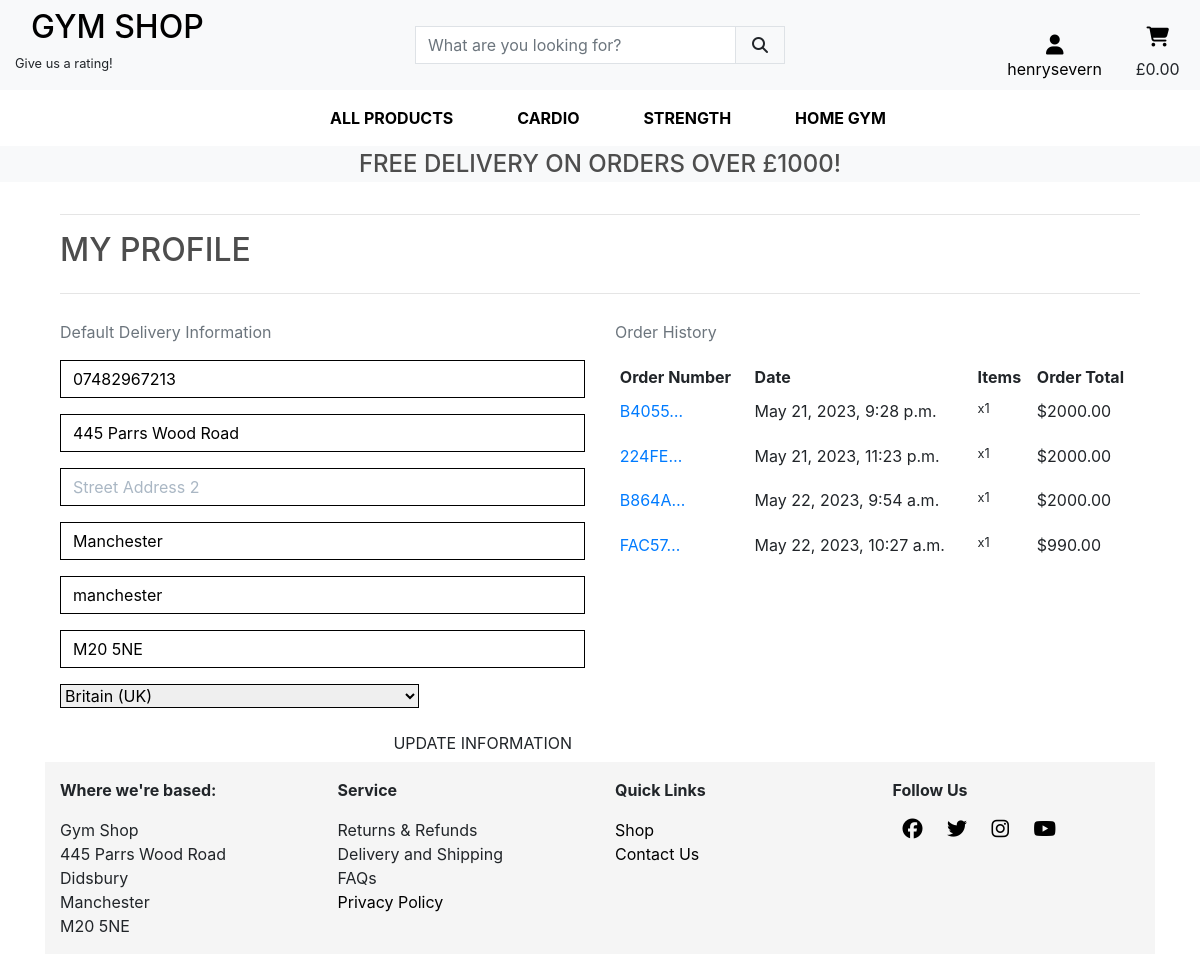
Page /profiles/ (signed in) on the committed database.
### profiles/models.py (models this page shows, shortened)
class UserProfile(models.Model):
    user = models.OneToOneField(User, on_delete=models.CASCADE)
    default_phone_number = models.CharField(max_length=20, null=True,
                                            blank=True)
    default_street_address1 = models.CharField(max_length=80, null=True,
                                               blank=True)
    default_street_address2 = models.CharField(max_length=80, null=True,
                                               blank=True)
    default_town_or_city = models.CharField(max_length=40, null=True,
                                            blank=True)
    default_county = models.CharField(max_length=80, null=True,
                                      blank=True)
    default_postcode = models.CharField(max_length=20, null=True,
                                        blank=True)
    default_country = CountryField(blank_label='Country', null=True,
                                   blank=True)

### checkout/models.py (models this page shows, shortened)
class Order(models.Model):
    order_number = models.CharField(max_length=32, null=False, editable=False)
    user_profile = models.ForeignKey(UserProfile, on_delete=models.SET_NULL,
                                     null=True, blank=True,
                                     related_name='orders')
    full_name = models.CharField(max_length=50, null=False, blank=False)
    email = models.EmailField(max_length=254, null=False, blank=False)
    phone_number = models.CharField(max_length=20, null=False, blank=False)
    country = CountryField(blank_label='Country *', null=False, blank=False)
    postcode = models.CharField(max_length=20, null=True, blank=True)
    town_or_city = models.CharField(max_length=40, null=False, blank=False)
    street_address1 = models.CharField(max_length=80, null=False, blank=False)
    street_address2 = models.CharField(max_length=80, null=True, blank=True)
    county = models.CharField(max_length=80, null=True, blank=True)
    date = models.DateTimeField(auto_now_add=True)
    delivery_cost = models.DecimalField(max_digits=6, decimal_places=2,
                                        null=False, default=0)
    order_total = models.DecimalField(max_digits=10, decimal_places=2,
                                      null=False, default=0)
    grand_total = models.DecimalField(max_digits=10, decimal_places=2,
                                      null=False, default=0)
    original_cart = models.TextField(null=False, blank=False, default='')
    stripe_pid = models.CharField(max_length=254, null=False, blank=False,
                                  default='')

class OrderLineItem(models.Model):
    order = models.ForeignKey(Order, null=False, blank=False,
                              on_delete=models.CASCADE,
                              related_name='lineitems')
    product = models.ForeignKey(Product, null=False, blank=False,
                                on_delete=models.CASCADE)
    quantity = models.IntegerField(null=False, blank=False, default=0)
    lineitem_total = models.DecimalField(max_digits=6, decimal_places=2,
                                         null=False, blank=False,
                                         editable=False)

### profiles/views.py (the view)
# urls.py: path('', views.profile, name='profile'),
def profile(request):
    profile = get_object_or_404(UserProfile, user=request.user)
    if request.method == 'POST':
        form = UserProfileForm(request.POST, instance=profile)
        if form.is_valid():
            form.save()
            messages.success(request, 'Profile updated successfully')
    form = UserProfileForm(instance=profile)
    orders = profile.orders.all()
    template = 'profiles/profile.html'
    context = {
        'form': form,
        'orders': orders,
        'on_profile_page': True
    }
    return render(request, template, context)

### profiles/forms.py
class UserProfileForm(forms.ModelForm):
    class Meta:
        model = UserProfile
        exclude = ('user',)
    def __init__(self, *args, **kwargs):
        super().__init__(*args, **kwargs)
        placeholders = {
            'default_phone_number': 'Phone Number',
            'default_postcode': 'Postal Code',
            'default_town_or_city': 'Town or City',
            'default_street_address1': 'Street Address 1',
            'default_street_address2': 'Street Address 2',
            'default_county': 'County, State or Locality',
        }
        self.fields['default_phone_number'].widget.attrs['autofocus'] = True
        for field in self.fields:
            if field != 'default_country':
                if self.fields[field].required:
                    placeholder = f'{placeholders[field]} *'
                else:
                    placeholder = placeholders[field]
                self.fields[field].widget.attrs['placeholder'] = placeholder
            self.fields[field].widget.attrs['class'] = 'border-black rounded-0 profile-form-input'    # noqa
            self.fields[field].label = False

### profiles/templates/profiles/profile.html (shortened to what this page needs)
{% extends "base.html" %}
{% load static %}
{% block extra_css %}
    <link rel="stylesheet" href="{% static 'profiles/css/profile.css' %}">
{% endblock %}
{% block content %}
    <div class="overlay"></div>
    <div class="container">
        <div class="row">
            <div class="col">
                <hr>
                <h2 class="logo-font mb-4">My Profile</h2>
                <hr>
            </div>
        </div>
        <div class="row">
            <div class="col-12 col-lg-6">
                <p class="text-muted">Default Delivery Information</p>
                <form class="mt-3" action="{% url 'profile' %}" method="POST" id="profile-update-form">
                    {{ form|crispy }}
                    <button class="btn btn-black rounded-0 text-uppercase float-right">Update Information</button>
                </form>
            </div>
            <div class="col-12 col-lg-6">
                <p class="text-muted">Order History</p>
                <div class="order-history table-responsive">
                    <table class="table table-sm table-borderless">
                        <thead>
                            <tr>
                                <th>Order Number</th>
                                <th>Date</th>
                                <th>Items</th>
                                <th>Order Total</th>
                            </tr>
                        </thead>
                        <tbody>
                            {% for order in orders %}
                                <tr>
                                    <td>
                                        <a href="{% url 'order_history' order.order_number %}"
                                        title="{{ order.order_number }}">
                                            {{ order.order_number|truncatechars:6 }}
                                        </a>
                                    </td>
                                    <td>{{ order.date }}</td>
                                    <td>
                                        <ul class="list-unstyled">
                                            {% for item in order.lineitems.all %}
                                                <li class="small">
                                                    {{ item.product.name }} x{{ item.quantity }}
                                                </li>
                                            {% endfor %}
                                        </ul>
                                    </td>
                                    <td>${{ order.grand_total }}</td>
                                </tr>
                            {% endfor %}
                        </tbody>
                    </table>
                </div>
            </div>
        </div>
{% endblock %}

### templates/base.html (shortened to what this page needs)
<!DOCTYPE html>
{% load static %}
<html lang="en">
<head>
  {% block corecss %}
  <link rel="stylesheet" href="{% static 'css/base.css' %}">
  <link rel="stylesheet" href="https://cdn.jsdelivr.net/npm/bootstrap@4.4.1/dist/css/bootstrap.min.css"
>
  {% endblock %}
  {% block extra_css %}
  {% endblock %}
</head>
<body>
  <header class="container-fluid fixed-top bg-light">
    <div class="row">
      <div class="col-12 col-lg-4 my-auto py-1 py-lg-0 text-center text-lg-left">
        <a href="{% url 'home' %}" class="nav-link main-logo-link">
          <h2 class="logo-font text-black my-0">Gym Shop</h2>
        </a>
        <p class="small">Give us a rating!</p>
      </div>
      <div class="col-12 col-lg-4 my-auto py-1 py-lg-0">
        <form method="GET" action="{% url 'item_list' %}">
          <div class="input-group w-100">
            <input class="form-control border border-black rounded-0" type="text" name="q"
              placeholder="What are you looking for?">
            <div class="input-group-append">
              <button class="form-control btn btn-black border border-black rounded-0" type="submit">
                <span class="icon">
                  <i class="fas fa-search"></i>
                </span>
              </button>
            </div>
          </div>
        </form>
      </div>
      <div class="col-12 col-lg-4 my-auto py-1 py-lg-0">
        <ul class="list-inline list-unstyled text-center text-lg-right my-0">
          <li class="list-inline-item dropdown">
            <a class="text-black nav-link" href="#" id="user-options" data-bs-toggle="dropdown" aria-haspopup="true"
              aria-expanded="false">
              <div class="text-center">
                <div><i class="fas fa-user fa-lg"></i></div>
                {% if request.user.is_authenticated %}
                <p class="my-0">{{ user.username }}</p>
                {% else %}
                <p class="my-0">Log in/Register</p>
                {% endif %}
              </div>
            </a>
          </li>
          <li class="list-inline-item">
            <a class="{% if grand_total %}text-info font-weight-bold{% else %}text-black{% endif %} nav-link"
              href="{% url 'view_cart' %}">
              <div class="text-center">
                <div><i class="fas fa-shopping-cart fa-lg"></i></div>
            </a>
            <p class="my-0">
              {% if grand_total %}
              £{{ grand_total|floatformat:2 }}
              {% else %}
              £0.00
              {% endif %}
            </p>
      </div>
    </div>
    <div class="row bg-white">
      <nav class="navbar navbar-expand-lg navbar-light w-100">
        {% include 'includes/main-nav.html' %}
      </nav>
    </div>
    <div id="delivery-banner" class="row text-center">
      <div class="col bg-black text-white">
        <h4 class="logo-font my-1">Free delivery on orders over £{{ free_delivery_threshold }}!</h4>
      </div>
    </div>
  </header>
  <br>
  <div class="container">
    <br>
    {% block content %}
    {% endblock content %}
  </div>
  <footer class="container-fluid">
    <div class="row footer-background">
      <div class="col-xs-4 col-sm-4 col-md-3">
        <p class="mt-3"><strong>Where we're based:</strong></p>
        <p>Gym Shop<br>445 Parrs Wood Road<br>Didsbury<br>Manchester<br>M20 5NE</p>
      </div>
      <div class="col-xs-4 col-sm-4 col-md-3">
        <p class="mt-3"><strong>Service</strong></p>
        <ul class="mt-3 footer-list">
          <li><a class="footer-text" data-bs-toggle="modal" data-bs-target="#retRefModal">
              <p class="mb-0" id="returns">Returns & Refunds</p>
            </a></li>
          <li><a class="footer-text" data-bs-toggle="modal" data-bs-target="#shippingModal">
              <p id="shipping" class="mb-0">Delivery and Shipping</p>
            </a></li>
          <li><a class="footer-text" data-bs-toggle="modal" data-bs-target="#faqModal">
              <p id="faqs" class="mb-0">FAQs</p>
            </a></li>
          <li><a class="footer-text"
              href="https://www.privacypolicygenerator.info/live.php?token=U3oWORXi5tY6y8qO8EniEAh3oNyqhCeA"
              target="_blank">Privacy
              Policy</a></li>
        </ul>
      </div>
      <div class="col-xs-4 col-sm-4 col-md-3">
        <p class="mt-3"><strong>Quick Links</strong></p>
        <ul class="mt-3 footer-list">
          <li><a class="footer-text" href="#">Shop</a></li>
          <li><a class="footer-text" href="{% url 'contact' %}">Contact Us</a></li>
        </ul>
      </div>
      <div class="col-xs-4 col-sm-12 col-md-3 icons">
        <p class="mt-3 small-screen-hide"><strong>Follow Us</strong></p>
        <ul class="mt-3">
          <li><a href="https://www.facebook.com/" target="_blank" rel="noopener nofollow"
              aria-label="Visit our facebook page"><i class="fab fa-facebook"></i></a></li>
          <li><a href="https://twitter.com/" target="_blank" rel="noopener nofollow"
              aria-label="Visit our twitter page"><i class="fa fa-twitter"></i></a></li>
          <li><a href="https://www.instagram.com/" target="_blank" rel="noopener nofollow"
              aria-label="Visit our instagram page"><i class="fa fa-instagram"></i></a></li>
          <li><a href="https://www.youtube.com/" target="_blank" rel="noopener nofollow"
              aria-label="Visit our youtube page"><i class="fa fa-youtube"></i></a></li>
        </ul>
      </div>
    </div>
  </footer>
</body>
</html>

### static/css/base.css (style rules this page uses)
html { height: 100%; }
body { padding-top: 150px; background: url('/media/images/homepage-image.jpg') no-repeat center center fixed; background-size: cover; height: calc(100vh - 164px); color: #555; font-family: 'Lato'; }
.icon { align-items: center; display: inline-flex; justify-content: center; height: 1.5rem; width: 1.5rem; }
.logo-font { text-transform: uppercase; }
.main-logo-link { width: fit-content; }
.btn-black { background: black; color: white; }
.text-black { color: #000 !important; }
.border-black { border: 1px solid black !important; }
body { padding-top: 150px; background: url('/media/homepage_background_image.jpg') no-repeat center center fixed; background-size: cover; height: calc(100vh - 164px); color: #555; font-family: 'Lato'; }
.overlay { height: 100%; width: 100%; top: 0; left: 0; position: fixed; background: white; z-index: -1; }
@media (min-width: 1200px) { .container { max-width: 80%; } }
h1,h2,h3,h4,h5,h6 { color:hsl(0, 0%, 30%); }
.col-lg-4, .col-lg-6, .col-lg-8, .col-lg-12 { margin-top: 10px; }
.btn { border-radius: 0; }
footer { left: 0; bottom: 0; width: 100%; }
.footer-background { background-color: whitesmoke; }
.footer-text { color: black; }
.footer-list a { display: inline-block; text-decoration: none; }
.footer-list li { list-style: none; }
.footer-list { padding-left: 0; }
.icons ul { padding: 0; }
.icons li { display: inline; padding: 10px; }
.icons li i { color: black; font-size: 20px; }
html, body { height: 100%; }
a { outline: none !important; }

### profiles/static/css/profile.css (style rules this page uses)
#profile-update-form .form-control { color: #000; }
#profile-update-form input::placeholder { color: #aab7c4; }
#id_default_country, #id_default_country option:not(:first-child) { color: #000; }

### rows in the picture
UserProfile: default_phone_number "07482967213", default_street_address1 "445 Parrs Wood Road", default_town_or_city "Manchester", default_county "manchester", default_postcode "M20 5NE", default_country "Britain (UK)"
Order: order_number "B4055…", date "May 21, 2023, 9:28 p.m.", grand_total "2000.00"
OrderLineItem: quantity "1"
Order: order_number "224FE…", date "May 21, 2023, 11:23 p.m.", grand_total "2000.00"
OrderLineItem: quantity "1"
Order: order_number "B864A…", date "May 22, 2023, 9:54 a.m.", grand_total "2000.00"
OrderLineItem: quantity "1"
Order: order_number "FAC57…", date "May 22, 2023, 10:27 a.m.", grand_total "990.00"
OrderLineItem: quantity "1"

### other values in the picture
{{ user.username }} "henrysevern"
{{ free_delivery_threshold }} "1000"
